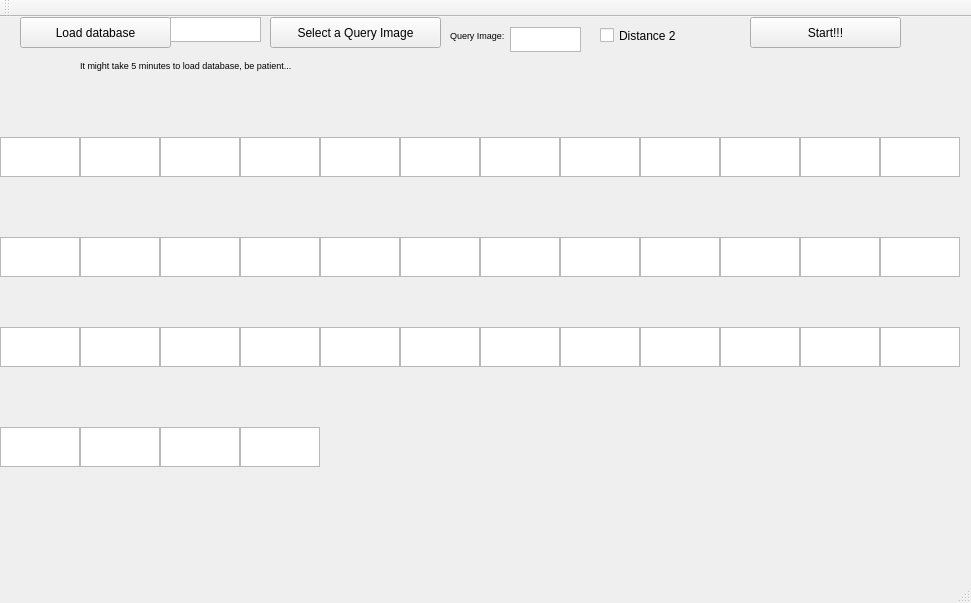
<?xml version="1.0" encoding="UTF-8"?>
<ui version="4.0">
 <class>MainWindow</class>
 <widget class="QMainWindow" name="MainWindow">
  <property name="geometry">
   <rect>
    <x>0</x>
    <y>0</y>
    <width>971</width>
    <height>603</height>
   </rect>
  </property>
  <property name="windowTitle">
   <string>MainWindow</string>
  </property>
  <widget class="QWidget" name="centralWidget">
   <widget class="QPushButton" name="select">
    <property name="geometry">
     <rect>
      <x>270</x>
      <y>0</y>
      <width>171</width>
      <height>31</height>
     </rect>
    </property>
    <property name="text">
     <string>Select a Query Image</string>
    </property>
   </widget>
   <widget class="QPushButton" name="start">
    <property name="geometry">
     <rect>
      <x>750</x>
      <y>0</y>
      <width>151</width>
      <height>31</height>
     </rect>
    </property>
    <property name="text">
     <string>Start!!!</string>
    </property>
   </widget>
   <widget class="QPushButton" name="load">
    <property name="geometry">
     <rect>
      <x>20</x>
      <y>0</y>
      <width>151</width>
      <height>31</height>
     </rect>
    </property>
    <property name="text">
     <string>Load database</string>
    </property>
   </widget>
   <widget class="QLabel" name="label_3">
    <property name="geometry">
     <rect>
      <x>450</x>
      <y>10</y>
      <width>71</width>
      <height>16</height>
     </rect>
    </property>
    <property name="font">
     <font>
      <pointsize>7</pointsize>
     </font>
    </property>
    <property name="text">
     <string>Query Image:</string>
    </property>
   </widget>
   <widget class="QTextBrowser" name="textBrowser">
    <property name="geometry">
     <rect>
      <x>510</x>
      <y>10</y>
      <width>71</width>
      <height>25</height>
     </rect>
    </property>
    <property name="html">
     <string>&lt;!DOCTYPE HTML PUBLIC &quot;-//W3C//DTD HTML 4.0//EN&quot; &quot;http://www.w3.org/TR/REC-html40/strict.dtd&quot;&gt;
&lt;html&gt;&lt;head&gt;&lt;meta name=&quot;qrichtext&quot; content=&quot;1&quot; /&gt;&lt;style type=&quot;text/css&quot;&gt;
p, li { white-space: pre-wrap; }
&lt;/style&gt;&lt;/head&gt;&lt;body style=&quot; font-family:'.SF NS Text'; font-size:13pt; font-weight:400; font-style:normal;&quot;&gt;
&lt;p style=&quot;-qt-paragraph-type:empty; margin-top:0px; margin-bottom:0px; margin-left:0px; margin-right:0px; -qt-block-indent:0; text-indent:0px; font-family:'MS Shell Dlg 2'; font-size:8.25pt;&quot;&gt;&lt;br /&gt;&lt;/p&gt;&lt;/body&gt;&lt;/html&gt;</string>
    </property>
    <property name="placeholderText">
     <string/>
    </property>
   </widget>
   <widget class="QTextBrowser" name="textBrowser_2">
    <property name="geometry">
     <rect>
      <x>80</x>
      <y>120</y>
      <width>80</width>
      <height>40</height>
     </rect>
    </property>
   </widget>
   <widget class="QTextBrowser" name="textBrowser_3">
    <property name="geometry">
     <rect>
      <x>160</x>
      <y>120</y>
      <width>80</width>
      <height>40</height>
     </rect>
    </property>
   </widget>
   <widget class="QTextBrowser" name="textBrowser_4">
    <property name="geometry">
     <rect>
      <x>240</x>
      <y>120</y>
      <width>80</width>
      <height>40</height>
     </rect>
    </property>
   </widget>
   <widget class="QTextBrowser" name="textBrowser_5">
    <property name="geometry">
     <rect>
      <x>320</x>
      <y>120</y>
      <width>80</width>
      <height>40</height>
     </rect>
    </property>
   </widget>
   <widget class="QTextBrowser" name="textBrowser_6">
    <property name="geometry">
     <rect>
      <x>400</x>
      <y>120</y>
      <width>80</width>
      <height>40</height>
     </rect>
    </property>
   </widget>
   <widget class="QTextBrowser" name="textBrowser_7">
    <property name="geometry">
     <rect>
      <x>480</x>
      <y>120</y>
      <width>80</width>
      <height>40</height>
     </rect>
    </property>
   </widget>
   <widget class="QTextBrowser" name="textBrowser_8">
    <property name="geometry">
     <rect>
      <x>560</x>
      <y>120</y>
      <width>80</width>
      <height>40</height>
     </rect>
    </property>
   </widget>
   <widget class="QTextBrowser" name="textBrowser_9">
    <property name="geometry">
     <rect>
      <x>640</x>
      <y>120</y>
      <width>80</width>
      <height>40</height>
     </rect>
    </property>
   </widget>
   <widget class="QTextBrowser" name="textBrowser_10">
    <property name="geometry">
     <rect>
      <x>720</x>
      <y>120</y>
      <width>80</width>
      <height>40</height>
     </rect>
    </property>
   </widget>
   <widget class="QTextBrowser" name="textBrowser_11">
    <property name="geometry">
     <rect>
      <x>800</x>
      <y>120</y>
      <width>80</width>
      <height>40</height>
     </rect>
    </property>
   </widget>
   <widget class="QTextBrowser" name="textBrowser_12">
    <property name="geometry">
     <rect>
      <x>880</x>
      <y>120</y>
      <width>80</width>
      <height>40</height>
     </rect>
    </property>
   </widget>
   <widget class="QTextBrowser" name="textBrowser_13">
    <property name="geometry">
     <rect>
      <x>0</x>
      <y>220</y>
      <width>80</width>
      <height>40</height>
     </rect>
    </property>
   </widget>
   <widget class="QTextBrowser" name="textBrowser_14">
    <property name="geometry">
     <rect>
      <x>80</x>
      <y>220</y>
      <width>80</width>
      <height>40</height>
     </rect>
    </property>
   </widget>
   <widget class="QTextBrowser" name="textBrowser_15">
    <property name="geometry">
     <rect>
      <x>160</x>
      <y>220</y>
      <width>80</width>
      <height>40</height>
     </rect>
    </property>
   </widget>
   <widget class="QTextBrowser" name="textBrowser_16">
    <property name="geometry">
     <rect>
      <x>240</x>
      <y>220</y>
      <width>80</width>
      <height>40</height>
     </rect>
    </property>
   </widget>
   <widget class="QTextBrowser" name="textBrowser_1">
    <property name="geometry">
     <rect>
      <x>0</x>
      <y>120</y>
      <width>80</width>
      <height>40</height>
     </rect>
    </property>
    <property name="html">
     <string>&lt;!DOCTYPE HTML PUBLIC &quot;-//W3C//DTD HTML 4.0//EN&quot; &quot;http://www.w3.org/TR/REC-html40/strict.dtd&quot;&gt;
&lt;html&gt;&lt;head&gt;&lt;meta name=&quot;qrichtext&quot; content=&quot;1&quot; /&gt;&lt;style type=&quot;text/css&quot;&gt;
p, li { white-space: pre-wrap; }
&lt;/style&gt;&lt;/head&gt;&lt;body style=&quot; font-family:'.SF NS Text'; font-size:13pt; font-weight:400; font-style:normal;&quot;&gt;
&lt;p style=&quot;-qt-paragraph-type:empty; margin-top:0px; margin-bottom:0px; margin-left:0px; margin-right:0px; -qt-block-indent:0; text-indent:0px; font-family:'MS Shell Dlg 2'; font-size:8.25pt;&quot;&gt;&lt;br /&gt;&lt;/p&gt;&lt;/body&gt;&lt;/html&gt;</string>
    </property>
   </widget>
   <widget class="QTextBrowser" name="textBrowser_18">
    <property name="geometry">
     <rect>
      <x>400</x>
      <y>220</y>
      <width>80</width>
      <height>40</height>
     </rect>
    </property>
   </widget>
   <widget class="QTextBrowser" name="textBrowser_19">
    <property name="geometry">
     <rect>
      <x>480</x>
      <y>220</y>
      <width>80</width>
      <height>40</height>
     </rect>
    </property>
   </widget>
   <widget class="QTextBrowser" name="textBrowser_20">
    <property name="geometry">
     <rect>
      <x>560</x>
      <y>220</y>
      <width>80</width>
      <height>40</height>
     </rect>
    </property>
   </widget>
   <widget class="QTextBrowser" name="textBrowser_21">
    <property name="geometry">
     <rect>
      <x>640</x>
      <y>220</y>
      <width>80</width>
      <height>40</height>
     </rect>
    </property>
   </widget>
   <widget class="QTextBrowser" name="textBrowser_22">
    <property name="geometry">
     <rect>
      <x>720</x>
      <y>220</y>
      <width>80</width>
      <height>40</height>
     </rect>
    </property>
   </widget>
   <widget class="QTextBrowser" name="textBrowser_23">
    <property name="geometry">
     <rect>
      <x>800</x>
      <y>220</y>
      <width>80</width>
      <height>40</height>
     </rect>
    </property>
   </widget>
   <widget class="QTextBrowser" name="textBrowser_24">
    <property name="geometry">
     <rect>
      <x>880</x>
      <y>220</y>
      <width>80</width>
      <height>40</height>
     </rect>
    </property>
   </widget>
   <widget class="QTextBrowser" name="textBrowser_25">
    <property name="geometry">
     <rect>
      <x>0</x>
      <y>310</y>
      <width>80</width>
      <height>40</height>
     </rect>
    </property>
   </widget>
   <widget class="QTextBrowser" name="textBrowser_26">
    <property name="geometry">
     <rect>
      <x>80</x>
      <y>310</y>
      <width>80</width>
      <height>40</height>
     </rect>
    </property>
   </widget>
   <widget class="QTextBrowser" name="textBrowser_27">
    <property name="geometry">
     <rect>
      <x>160</x>
      <y>310</y>
      <width>80</width>
      <height>40</height>
     </rect>
    </property>
   </widget>
   <widget class="QTextBrowser" name="textBrowser_28">
    <property name="geometry">
     <rect>
      <x>240</x>
      <y>310</y>
      <width>80</width>
      <height>40</height>
     </rect>
    </property>
   </widget>
   <widget class="QTextBrowser" name="textBrowser_29">
    <property name="geometry">
     <rect>
      <x>320</x>
      <y>310</y>
      <width>80</width>
      <height>40</height>
     </rect>
    </property>
   </widget>
   <widget class="QTextBrowser" name="textBrowser_30">
    <property name="geometry">
     <rect>
      <x>400</x>
      <y>310</y>
      <width>80</width>
      <height>40</height>
     </rect>
    </property>
   </widget>
   <widget class="QTextBrowser" name="textBrowser_31">
    <property name="geometry">
     <rect>
      <x>480</x>
      <y>310</y>
      <width>80</width>
      <height>40</height>
     </rect>
    </property>
   </widget>
   <widget class="QTextBrowser" name="textBrowser_32">
    <property name="geometry">
     <rect>
      <x>560</x>
      <y>310</y>
      <width>80</width>
      <height>40</height>
     </rect>
    </property>
   </widget>
   <widget class="QTextBrowser" name="textBrowser_33">
    <property name="geometry">
     <rect>
      <x>640</x>
      <y>310</y>
      <width>80</width>
      <height>40</height>
     </rect>
    </property>
   </widget>
   <widget class="QTextBrowser" name="textBrowser_34">
    <property name="geometry">
     <rect>
      <x>720</x>
      <y>310</y>
      <width>80</width>
      <height>40</height>
     </rect>
    </property>
   </widget>
   <widget class="QTextBrowser" name="textBrowser_35">
    <property name="geometry">
     <rect>
      <x>800</x>
      <y>310</y>
      <width>80</width>
      <height>40</height>
     </rect>
    </property>
   </widget>
   <widget class="QTextBrowser" name="textBrowser_36">
    <property name="geometry">
     <rect>
      <x>880</x>
      <y>310</y>
      <width>80</width>
      <height>40</height>
     </rect>
    </property>
   </widget>
   <widget class="QTextBrowser" name="textBrowser_37">
    <property name="geometry">
     <rect>
      <x>0</x>
      <y>410</y>
      <width>80</width>
      <height>40</height>
     </rect>
    </property>
   </widget>
   <widget class="QTextBrowser" name="textBrowser_38">
    <property name="geometry">
     <rect>
      <x>80</x>
      <y>410</y>
      <width>80</width>
      <height>40</height>
     </rect>
    </property>
   </widget>
   <widget class="QTextBrowser" name="textBrowser_39">
    <property name="geometry">
     <rect>
      <x>160</x>
      <y>410</y>
      <width>80</width>
      <height>40</height>
     </rect>
    </property>
   </widget>
   <widget class="QTextBrowser" name="textBrowser_40">
    <property name="geometry">
     <rect>
      <x>240</x>
      <y>410</y>
      <width>80</width>
      <height>40</height>
     </rect>
    </property>
   </widget>
   <widget class="QTextBrowser" name="textBrowser_17">
    <property name="geometry">
     <rect>
      <x>320</x>
      <y>220</y>
      <width>80</width>
      <height>40</height>
     </rect>
    </property>
   </widget>
   <widget class="QTextBrowser" name="textBrowser_0">
    <property name="geometry">
     <rect>
      <x>170</x>
      <y>0</y>
      <width>91</width>
      <height>25</height>
     </rect>
    </property>
    <property name="html">
     <string>&lt;!DOCTYPE HTML PUBLIC &quot;-//W3C//DTD HTML 4.0//EN&quot; &quot;http://www.w3.org/TR/REC-html40/strict.dtd&quot;&gt;
&lt;html&gt;&lt;head&gt;&lt;meta name=&quot;qrichtext&quot; content=&quot;1&quot; /&gt;&lt;style type=&quot;text/css&quot;&gt;
p, li { white-space: pre-wrap; }
&lt;/style&gt;&lt;/head&gt;&lt;body style=&quot; font-family:'.SF NS Text'; font-size:13pt; font-weight:400; font-style:normal;&quot;&gt;
&lt;p style=&quot;-qt-paragraph-type:empty; margin-top:0px; margin-bottom:0px; margin-left:0px; margin-right:0px; -qt-block-indent:0; text-indent:0px; font-family:'MS Shell Dlg 2'; font-size:8.25pt;&quot;&gt;&lt;br /&gt;&lt;/p&gt;&lt;/body&gt;&lt;/html&gt;</string>
    </property>
    <property name="placeholderText">
     <string/>
    </property>
   </widget>
   <widget class="QCheckBox" name="checkBox">
    <property name="geometry">
     <rect>
      <x>600</x>
      <y>10</y>
      <width>121</width>
      <height>17</height>
     </rect>
    </property>
    <property name="text">
     <string>Distance 2</string>
    </property>
   </widget>
   <widget class="QLabel" name="label_4">
    <property name="geometry">
     <rect>
      <x>80</x>
      <y>40</y>
      <width>211</width>
      <height>16</height>
     </rect>
    </property>
    <property name="font">
     <font>
      <pointsize>7</pointsize>
     </font>
    </property>
    <property name="text">
     <string>It might take 5 minutes to load database, be patient...</string>
    </property>
   </widget>
  </widget>
  <widget class="QStatusBar" name="statusBar"/>
  <widget class="QToolBar" name="mainToolBar">
   <attribute name="toolBarArea">
    <enum>TopToolBarArea</enum>
   </attribute>
   <attribute name="toolBarBreak">
    <bool>false</bool>
   </attribute>
  </widget>
  <action name="actionOpen">
   <property name="text">
    <string>Open</string>
   </property>
  </action>
 </widget>
 <layoutdefault spacing="6" margin="11"/>
 <resources/>
 <connections/>
</ui>
